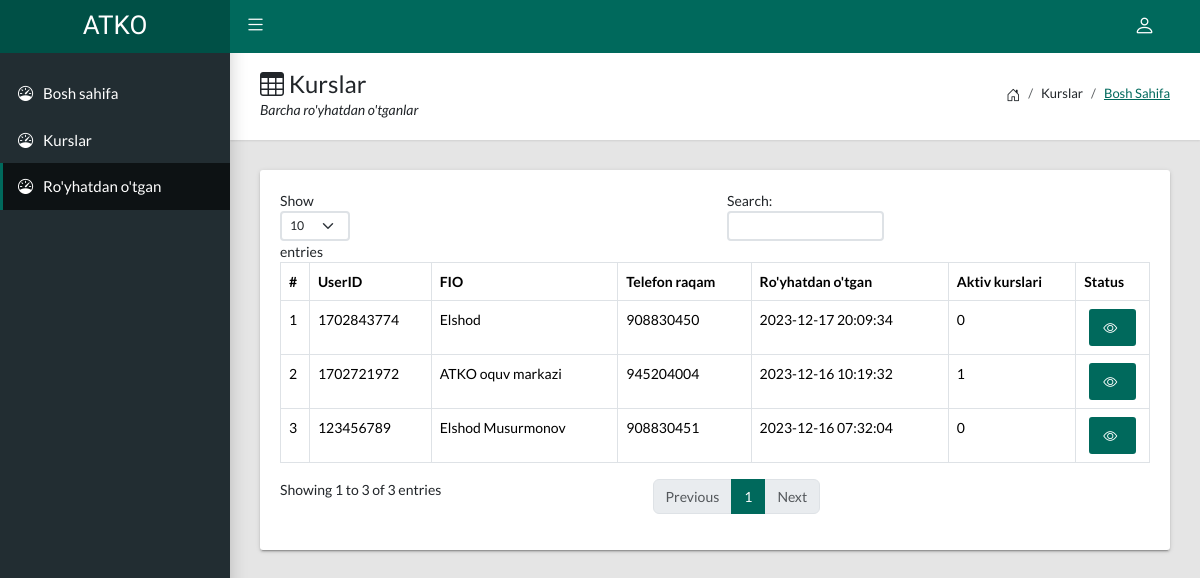
Page /admin/users.php (signed in) on the committed database.
### tables this page shows
CREATE TABLE `user` (
  `id` int(11) NOT NULL,
  `UserID` varchar(25) NOT NULL,
  `FIO` varchar(45) NOT NULL,
  `Phone` varchar(45) NOT NULL,
  `Data` timestamp NOT NULL DEFAULT current_timestamp(),
  `HoverData` timestamp NOT NULL DEFAULT current_timestamp()
);

### admin/users.php (the view, shortened to what this page needs)
<!DOCTYPE html>
<?php
  include("../config/confige.php");
?>
<html lang="en">
  <head>
    <link rel="stylesheet" type="text/css" href="css/main.css">
    <link rel="stylesheet" type="text/css" href="https://cdn.jsdelivr.net/npm/bootstrap-icons@1.10.5/font/bootstrap-icons.css">
  </head>
  <body class="app sidebar-mini">
    <header class="app-header"><a class="app-header__logo" href="index.php">ATKO</a>
        <a class="app-sidebar__toggle" href="#" data-toggle="sidebar" aria-label="Hide Sidebar"></a>
        <ul class="app-nav">
          <li class="dropdown"><a class="app-nav__item" href="#" data-bs-toggle="dropdown" aria-label="Open Profile Menu"><i class="bi bi-person fs-4"></i></a>
          </li>
        </ul>
    </header>
    <aside class="app-sidebar">
        <ul class="app-menu">
          <li>
            <a class="app-menu__item" href="index.php">
              <i class="app-menu__icon bi bi-speedometer"></i><span class="app-menu__label">Bosh sahifa</span>
            </a>
          </li>
          <li>
            <a class="app-menu__item " href="cours.php">
              <i class="app-menu__icon bi bi-speedometer"></i><span class="app-menu__label">Kurslar</span>
            </a>
          </li>
          <li>
            <a class="app-menu__item active" href="users.php">
              <i class="app-menu__icon bi bi-speedometer"></i><span class="app-menu__label">Ro'yhatdan o'tgan</span>
            </a>
          </li>
        </ul>
    </aside>
    <main class="app-content">
      <div class="app-title">
        <div>
          <h1><i class="bi bi-table"></i> Kurslar</h1>
          <p>Barcha ro'yhatdan o'tganlar</p>
        </div>
        <ul class="app-breadcrumb breadcrumb side">
          <li class="breadcrumb-item"><i class="bi bi-house-door fs-6"></i></li>
          <li class="breadcrumb-item">Kurslar</li>
          <li class="breadcrumb-item active"><a href="index.php">Bosh sahifa</a></li>
        </ul>
      </div>
      <div class="row">
        <div class="col-md-12">
          <div class="tile">
            <div class="tile-body">
              <div class="table-responsive">
                <table class="table table-hover table-bordered" text-center id="sampleTable">
                  <thead>
                    <tr>
                      <th>#</th>
                      <th>UserID</th>
                      <th>FIO</th>
                      <th>Telefon raqam</th>
                      <th>Ro'yhatdan o'tgan</th>
                      <th>Aktiv kurslari</th>
                      <th>Status</th>
                    </tr>
                  </thead>
                  <tbody>
                    <?php
                      $sql1 = "SELECT * FROM `user` ORDER BY `Data` DESC";
                      $res1 = $conn->query($sql1);
                      $i=1;
                      while ($row1 = $res1->fetch()) {
                        $sql2 = "SELECT * FROM `user_cours` WHERE `UserID`='".$row1['UserID']."' AND `End`>='".date("Y-m-d")."'";
                        $res2 = $conn->query($sql2);
                        $count = 0;
                        while ($row2 = $res2->fetch()) {
                          $count = $count + 1;
                        }
                    ?>
                    <tr>
                      <td><?php echo $i; ?></td>
                      <td><?php echo $row1['UserID']; ?></td>
                      <td><?php echo $row1['FIO']; ?></td>
                      <td><?php echo $row1['Phone']; ?></td>
                      <td><?php echo $row1['Data']; ?></td>
                      <td><?php echo $count; ?></td>
                      <td class="text-center">
                          <a class="btn btn-primary" href="users_eye.php?UserID=<?php echo $row1['UserID']; ?>"><i class="bi bi-eye"></i></a>
                      </td>
                    </tr>
                    <?php $i++; } ?>
                  </tbody>
                </table>
              </div>
            </div>
          </div>
        </div>
      </div>
    </main>
    <link rel="stylesheet" href="https://cdn.datatables.net/v/bs5/dt-1.13.4/datatables.min.css">
  </body>
</html>

### rows in the picture
user: UserID "1702843774", FIO "Elshod", Phone "908830450", Data "2023-12-17 20:09:34", count "0"
user: UserID "1702721972", FIO "ATKO oquv markazi", Phone "945204004", Data "2023-12-16 10:19:32", count "1"
user: UserID "123456789", FIO "Elshod Musurmonov", Phone "908830451", Data "2023-12-16 07:32:04", count "0"
